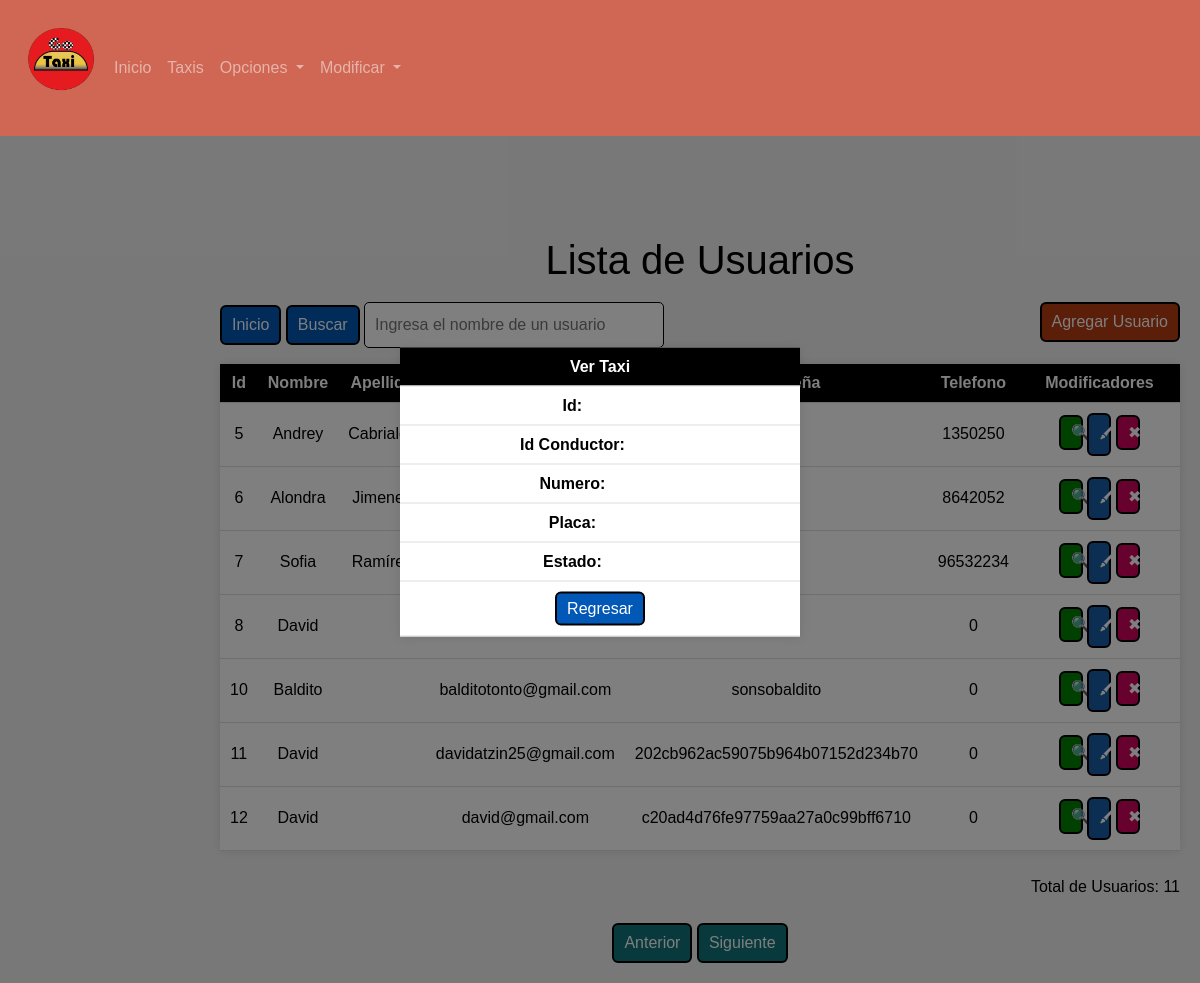
The app's page /scripts/taxis_ver.php with its own data.
### tables this page shows
CREATE TABLE `users` (
  `id_user` int(5) NOT NULL,
  `name_u` varchar(40) NOT NULL,
  `lastname_u` varchar(40) NOT NULL,
  `email_u` varchar(50) NOT NULL,
  `password_u` varchar(50) NOT NULL,
  `phone_u` int(15) NOT NULL
);

### scripts/usuarios_tabla.php (the view, shortened to what this page needs)
<?php
include('conexion.php');
?>
<html>
<body>
<div class="ContenedorPrincipal">
<?php
$filasmax = 7;
if (isset($_GET['pag']))
   {
       $pagina = $_GET['pag'];
   } else
   {
       $pagina = 1;
   }
if(isset($_POST['btnbuscar']))
{
$buscar = $_POST['txtbuscar'];
$sqlusu = mysqli_query($conn, "SELECT * FROM users where name_u like '".$buscar."%'");
}
else
{
$sqlusu = mysqli_query($conn, "SELECT * FROM users ORDER BY id_user ASC LIMIT " . (($pagina - 1) * $filasmax)  . "," . $filasmax);
}
   $resultadoMaximo = mysqli_query($conn, "SELECT count(*) as num_users FROM users");
   $maxusutabla = mysqli_fetch_assoc($resultadoMaximo)['num_users'];
   ?>
   <link rel="stylesheet" href="https://cdn.jsdelivr.net/npm/bootstrap@4.4.1/dist/css/bootstrap.min.css">
   <link rel="stylesheet" href="../estilos/PaginaWebUsuarios_tabla.css">
   <header>
        <nav class="navbar navbar-expand-lg navbar-dark fixed-top" style="background: #CF6754 ;">
            <a class="nav-brand"><img src="../img/Logo.png" style="height:120px; width:90px;" id="img1"></a>
            <div class="collapse navbar-collapse" id="navbarNav">
                <ul class="navbar-nav mr-auto">
                    <li class="nav-item-active">
                        <a class="nav-link" href="../PAGINAS/PaginaWeb.html">Inicio<span ></span></a>
                    </li>
                    <li class="nav-item">
                        <a class="nav-link" href="../PAGINAS/PaginaWebTaxis.html"> Taxis</a>
                    </li>
                    <li class="nav-item-dropdown">
                        <a class="nav-link dropdown-toggle" href="#" id="navbarDropdown" role="button"
                        data-toggle="dropdown" aria-haspopup="true" aria-expanded="false">
                        Opciones
                    </a>
                      <li class="nav-item-dropdown">
                        <a class="nav-link dropdown-toggle" href="#" id="navbarDropdown" role="button"
                        data-toggle="dropdown" aria-haspopup="true" aria-expanded="false">
                        Modificar
                    </a>
                </ul>
    </header>
    <br>
    <br>
    <br>
    <br>
    <br>
    <br>
    <br>
    <br>
    <br>
   <div class="ContenedorTabla">
   <form method="POST">
   <h1>Lista de Usuarios</h1>
   <div class="ContBuscar">
   <div style="float: left;">
   <a href="usuarios_tabla.php" class="BotonesTeam">Inicio</a>
   <input class="BotonesTeam" type="submit" value="Buscar" name="btnbuscar">
   <input class="CajaTextoBuscar" type="text" name="txtbuscar"  placeholder="Ingresa el nombre de un usuario" autocomplete="off" >
   </div>
   <div style="float:right;">
   <?php echo "<a class='BotonesTeam5' href=\"usuarios_registrar.php?pag=$pagina\">Agregar Usuario</a>";?>
   </div>
   </div>
           </form>
   <table>
           <tr>
           <th>Id</th>
           <th>Nombre</th>
           <th>Apellido</th>
           <th>Email</th>
           <th>Contraseña</th>
           <th>Telefono</th>
           <th>Modificadores</th>
           </tr>
       <?php
       while ($mostrar = mysqli_fetch_assoc($sqlusu))
       {
           echo "<tr>";
           echo "<td>".$mostrar['id_user']."</td>";
           echo "<td>".$mostrar['name_u']."</td>";
           echo "<td>".$mostrar['lastname_u']."</td>";
           echo "<td>".$mostrar['email_u']."</td>";
           echo "<td>".$mostrar['password_u']."</td>";
           echo "<td>".$mostrar['phone_u']."</td>";
           echo "<td style='width:24%'>
           <a class='BotonesTeam1' href=\"usuarios_ver.php?id=$mostrar[id_user]&pag=$pagina\">&#x1F50D;</a>
           <a class='BotonesTeam2' href=\"usuarios_modificar.php?id=$mostrar[id_user]&pag=$pagina\">&#128397;</a>
           <a class='BotonesTeam3' href=\"usuarios_eliminar.php?id=$mostrar[id_user]&pag=$pagina\" onClick=\"return confirm('¿Estás seguro de eliminar el usuario $mostrar[name_u]?')\">&#10006;</a>
           </td>";
       }
       ?>
   </table>
   <div style='text-align:right'>
   <br>
   <?php echo "Total de Usuarios: ".$maxusutabla;?>
   </div>
   </div>
<div style='text-align:right'>
<br>
</div>
<div style="text-align:center">
<?php
if (isset($_GET['pag'])) {
if ($_GET['pag'] > 1) {
?>
<a class="BotonesTeam4" href="usuarios_tabla.php?pag=<?php echo $_GET['pag'] - 1; ?>">Anterior</a>
<?php
}
else
{
?>
<a class="BotonesTeam4" href="#" style="pointer-events: none">Anterior</a>
<?php
}
?>
<?php
}
else
{
?>
<a class="BotonesTeam4" href="#" style="pointer-events: none">Anterior</a>
<?php
}
if (isset($_GET['pag'])) {
if ((($pagina) * $filasmax) < $maxusutabla) {
?>
<a class="BotonesTeam4" href="usuarios_tabla.php?pag=<?php echo $_GET['pag'] + 2; ?>">Siguiente</a>
<?php
} else {
?>
<a class="BotonesTeam4" href="#" style="pointer-events: none">Siguiente</a>
<?php
}
?>
<?php
} else {
?>
<a class="BotonesTeam4" href="usuarios_tabla.php?pag=2">Siguiente</a>
<?php
}
?>
</div>
</div>
</body>
</html>

### scripts/taxis_ver.php (shortened to what this page needs)
<?php
include("conexion.php");
include("usuarios_tabla.php");
$pagina = $_GET['pag'];
?>
<html>
    <body>
        <div class="caja_popup2">
            <form class="contenedor_popup" method="POST">
                <table>
                    <tr><th colspan="2">Ver Taxi</th></tr>
                    <tr>
                        <td><b>Id:</b></td>
                        <td><?php echo $proid;?></td>
</tr>
<tr>
    <td><b>Id Conductor: </b></td>
    <td><?php echo $proidd;?></td>
</tr>
<tr>
    <td><b>Numero: </b></td>
    <td><?php echo $pronum;?></td>
</tr>
<tr>
    <td><b>Placa: </b></td>
    <td><?php echo $propla;?></td>
</tr>
<tr>
    <td><b>Estado: <b></td>
    <td><?php echo $proest;?></td>
</tr>
<tr>
<td colspan="2">
    <?php echo "<a class='BotonesTeam' href=\"taxis_tabla.php?pag=$pagina\">Regresar</a>";?>
</td>
</tr>
</table>
</form>
</div>
</body>
</html>

### estilos/PaginaWebUsuarios_tabla.css (style rules this page uses)
body { background-color: #2D1B45; color: black; }
img { width: 1000px; height: 900px; }
body { background: #f2f2f2; font-family: Arial, sans-serif; margin:0; padding:0; display: flex; flex-direction: column; }
h1 { color:black; }
.ContenedorPrincipal { margin-left: 200px; padding: 20px; box-sizing: border-box; text-align:center; }
table { border-collapse: collapse; width: 100%; margin: 0 auto; background-color: #fff; box-shadow: 0 0 10px rgba(0, 0, 0, 0.1); color:#000; }
th { background-color: black; color: white; }
th, td { padding: 10px; text-align: center; border-bottom: 1px solid #dddddd; }
.ContenedorTabla { margin-left: auto; margin-right: auto; max-width:1260px; width: 100%; }
.BotonesTeam,.BotonesTeam1,.BotonesTeam2,.BotonesTeam3,.BotonesTeam4,.BotonesTeam5 { text-align:center; display: inline-block; background:#0258b6; padding: 6px 10px; border-radius:6px; text-decoration: none; color:white; border:2px solid black; cursor:pointer; font-size: 16px; }
.BotonesTeam1,.BotonesTeam2,.BotonesTeam3 { transition: transform 250ms; width:8%; background:green; }
.BotonesTeam2 { background:#185ca7; }
.BotonesTeam3 { background:#cf055f; }
.BotonesTeam4 { background:#11757A; }
.BotonesTeam5 { transition: transform 250ms; background:#B63C12; }
.ContBuscar { overflow: hidden; padding-top:1%; }
.CajaTextoBuscar { width: 300px; padding: 10px; font-size:1em; border-radius:5px; border:1px solid black; color:black; }
.contenedor_popup { top: 50%; left: 50%; position: absolute; transform: translate(-50%,-50%); width:400px; transition: all 0.2s; background-color:white; }
.caja_popup2 { display: block; position: absolute; padding:0; background-color:rgba(0, 0, 0, 0.5); width:100%; height:100%; }

### records on screen
users: id_user "5", name_u "Andrey", lastname_u "Cabriales", phone_u "1350250"
users: id_user "6", name_u "Alondra", lastname_u "Jimenez", phone_u "8642052"
users: id_user "7", name_u "Sofia", lastname_u "Ramírez", phone_u "96532234"
users: id_user "8", name_u "David", phone_u "0"
users: id_user "10", name_u "Baldito", email_u "balditotonto@gmail.com", password_u "sonsobaldito", phone_u "0"
users: id_user "11", name_u "David", email_u "davidatzin25@gmail.com", password_u "202cb962ac59075b964b07152d234b70", phone_u "0"
users: id_user "12", name_u "David", email_u "david@gmail.com", password_u "c20ad4d76fe97759aa27a0c99bff6710", phone_u "0"

### other values on screen
$maxusutabla "11"
